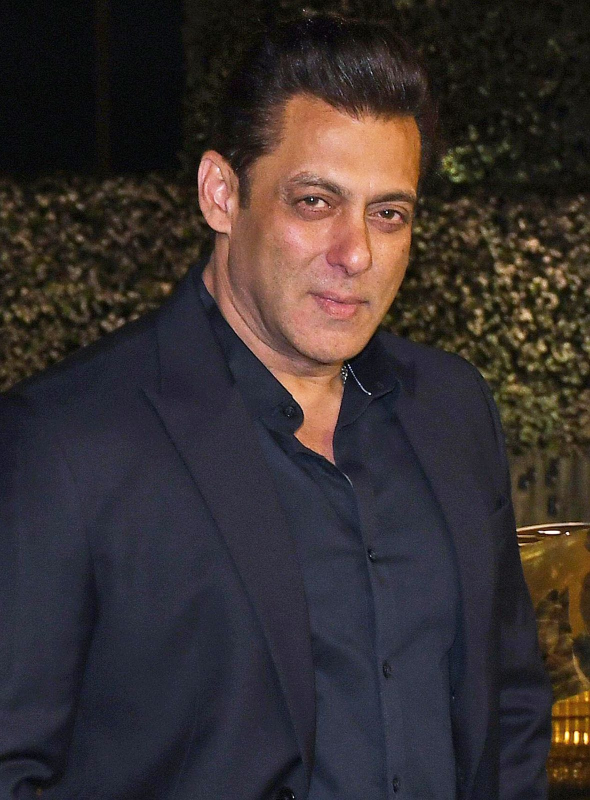
#> input picture sample_data/sample_aigen_diffusion.jpg, 1180 x 1600 px (shown at 1/2 size)
$ python -i face_extractor.py   (imports and definitions only)   (older library calls are emulated)
#> lines starting #> are read from the running program, lines starting #| are printed output that depends on the picture
#> further down, picture is the input picture: shape (1600, 1180, 3); mean B, G, R 47.7, 48, 56.3
import cv2
import numpy as np
from PIL import Image
from typing import List, Dict, Any, Tuple
from backend.app.core.config import settings

class FaceExtractor:
    """
    Forensic Face Extractor and Media Quality Analyzer.
    Detects faces, applies forensic margin padding (to include jawline/hair blend artifacts),
    and computes objective media quality metrics (blur, contrast, resolution).
    """
    def __init__(self):
        self.face_cascade = None
        try:
            if hasattr(cv2, 'CascadeClassifier') and hasattr(cv2, 'data'):
                cascade_path = cv2.data.haarcascades + 'haarcascade_frontalface_default.xml'
                self.face_cascade = cv2.CascadeClassifier(cascade_path)
        except Exception as e:
            print(f"[FaceExtractor] CascadeClassifier initialization warning: {e}")

    def assess_quality(self, image_bgr: np.ndarray) -> Dict[str, Any]:
        """Calculates blur variance, contrast, and resolution diagnostics."""
        h, w = image_bgr.shape[:2]
        gray = cv2.cvtColor(image_bgr, cv2.COLOR_BGR2GRAY)

        # Blur score: Variance of Laplacian. Lower value indicates blurred image.
        laplacian_var = float(cv2.Laplacian(gray, cv2.CV_64F).var())
        is_blurry = laplacian_var < settings.MIN_LAPLACIAN_BLUR_VAR

        # Contrast: standard deviation of pixel intensities
        contrast_std = float(np.std(gray))
        is_low_contrast = contrast_std < 20.0

        # Mean brightness
        mean_brightness = float(np.mean(gray))

        return {
            "width": int(w),
            "height": int(h),
            "laplacian_var": round(float(laplacian_var), 2),
            "is_blurry": bool(is_blurry),
            "contrast_std": round(float(contrast_std), 2),
            "is_low_contrast": bool(is_low_contrast),
            "mean_brightness": round(float(mean_brightness), 2),
            "quality_pass": bool(not is_blurry and not is_low_contrast and (w >= 64 and h >= 64))
        }

    def extract_faces(self, image_bgr: np.ndarray, margin_ratio: float = 0.25) -> List[Dict[str, Any]]:
        """
        Detects faces in BGR image, pads bounding boxes by margin_ratio,
        and returns face crops as PIL Images (RGB) and metadata.
        """
#> called with margin_ratio = 0.25
        h_img, w_img = image_bgr.shape[:2]
#> h_img = 1600; w_img = 1180
        gray = cv2.cvtColor(image_bgr, cv2.COLOR_BGR2GRAY)
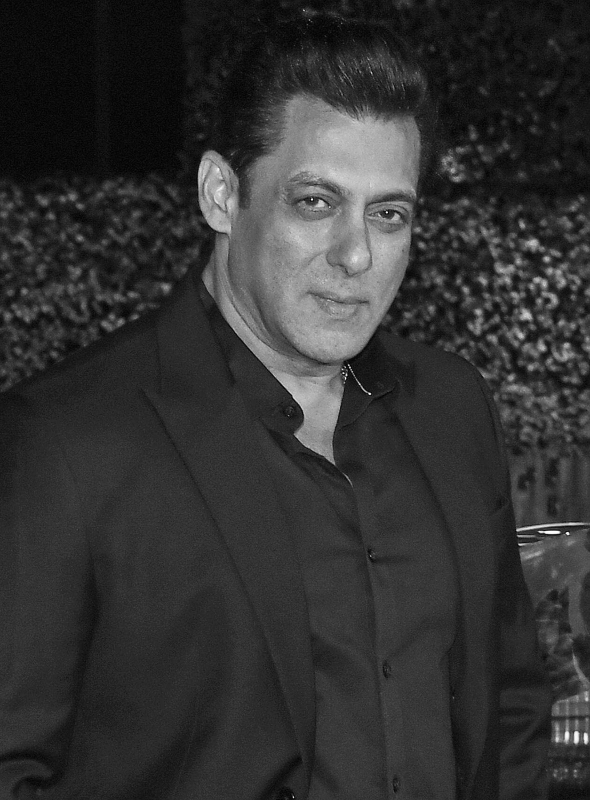
#> gray: shape (1600, 1180) (shown at 1/2 size); min 0, max 255, mean 50.4

        detected_boxes = []
        if self.face_cascade is not None:
            try:
                # Primary pass: standard sensitivity
                boxes = self.face_cascade.detectMultiScale(
                    gray,
                    scaleFactor=1.1,
                    minNeighbors=4,
                    minSize=(settings.MIN_FACE_RESOLUTION, settings.MIN_FACE_RESOLUTION)
                )
#> boxes = [[392, 299, 84, 84], [378, 339, 116, 116], [488, 253, 428, 428]]
                # Adaptive secondary pass: higher sensitivity for angles, lighting, or smaller faces
                if len(boxes) == 0:
                    boxes = self.face_cascade.detectMultiScale(
                        gray,
                        scaleFactor=1.05,
                        minNeighbors=2,
                        minSize=(28, 28)
                    )
                if len(boxes) > 0:
                    # Apply Non-Maximum Suppression to eliminate overlapping duplicate detections
                    rects = [[int(bx), int(by), int(bw), int(bh)] for (bx, by, bw, bh) in boxes]
#> rects has the same summary as boxes
                    scores = [float(bw * bh) for (bx, by, bw, bh) in boxes]
#> scores = [7056, 13456, 183184]
                    indices = cv2.dnn.NMSBoxes(rects, scores, score_threshold=0.0, nms_threshold=0.3)
#> indices = [2, 1, 0]
                    if len(indices) > 0:
                        indices = indices.flatten()
                        filtered = [boxes[i] for i in indices]
#> filtered = [[488, 253, 428, 428], [378, 339, 116, 116], [392, 299, 84, 84]]
                        # Filter out tiny noise boxes if larger dominant faces are present
                        max_area = max(bw * bh for (_, _, bw, bh) in filtered)
#> max_area = 183184
                        if max_area >= 10000: # Largest face is at least 100x100
                            filtered = [b for b in filtered if (b[2] * b[3]) >= max(2500, max_area * 0.08)]
#> filtered = [[488, 253, 428, 428]]
                        # Sort by area descending so primary subject face is always Face 1
                        filtered.sort(key=lambda b: b[2] * b[3], reverse=True)
                        detected_boxes = filtered
#> detected_boxes = [[488, 253, 428, 428]]
            except Exception as e:
                print(f"[FaceExtractor] detectMultiScale warning: {e}")

        faces_data = []
        for idx, (x, y, w, h) in enumerate(detected_boxes):
            # Compute margin padding around face to include boundary seams
            margin_x = int(w * margin_ratio)
            margin_y = int(h * margin_ratio)

            x1 = max(0, x - margin_x)
            y1 = max(0, y - margin_y)
            x2 = min(w_img, x + w + margin_x)
            y2 = min(h_img, y + h + margin_y)

            face_crop_bgr = image_bgr[y1:y2, x1:x2]
            if face_crop_bgr.size == 0:
                continue

            face_crop_rgb = cv2.cvtColor(face_crop_bgr, cv2.COLOR_BGR2RGB)
            pil_image = Image.fromarray(face_crop_rgb)

            faces_data.append({
                "face_id": int(idx + 1),
                "bbox": {
                    "x": int(x),
                    "y": int(y),
                    "width": int(w),
                    "height": int(h),
                    "normalized": [float(round(float(x) / float(w_img), 4)), float(round(float(y) / float(h_img), 4)), float(round(float(w) / float(w_img), 4)), float(round(float(h) / float(h_img), 4))]
                },
                "padded_bbox": [int(x1), int(y1), int(x2), int(y2)],
                "crop_pil": pil_image,
                "crop_size": [int(x2 - x1), int(y2 - y1)]
            })
#> this loop made 1 pass
#> (x, y, w, h, margin_x, margin_y, x1, y1) on pass 1: (488, 253, 428, 428, 107, 107, 381, 146)
#> pass 1, in extract_faces, `face_crop_bgr = image_bgr[y1:y2, x1:x2]`:
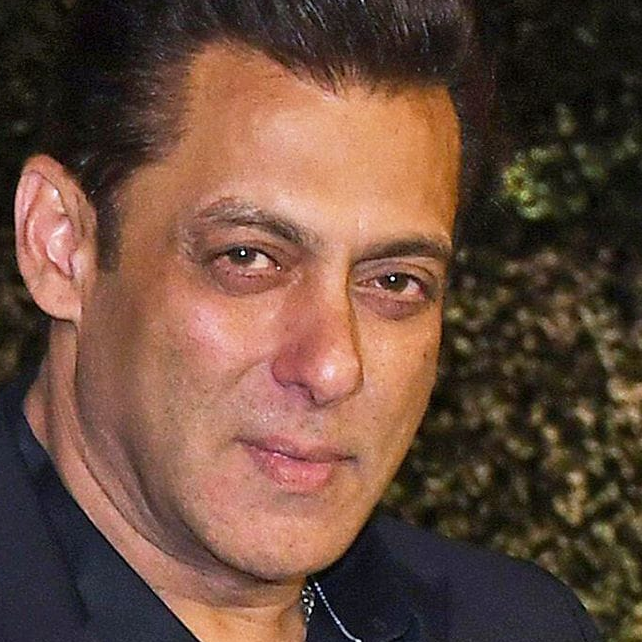
#> face_crop_bgr: shape (642, 642, 3); mean B, G, R 61.2, 75.9, 105.9
#> after the loop, faces_data = 1 item

        return faces_data

# Singleton instance
face_extractor = FaceExtractor()

>>> import cv2
>>> picture = cv2.imread('../../../sample_data/sample_aigen_diffusion.jpg')
>>> result = FaceExtractor().extract_faces(picture)
#> result = 1 item
